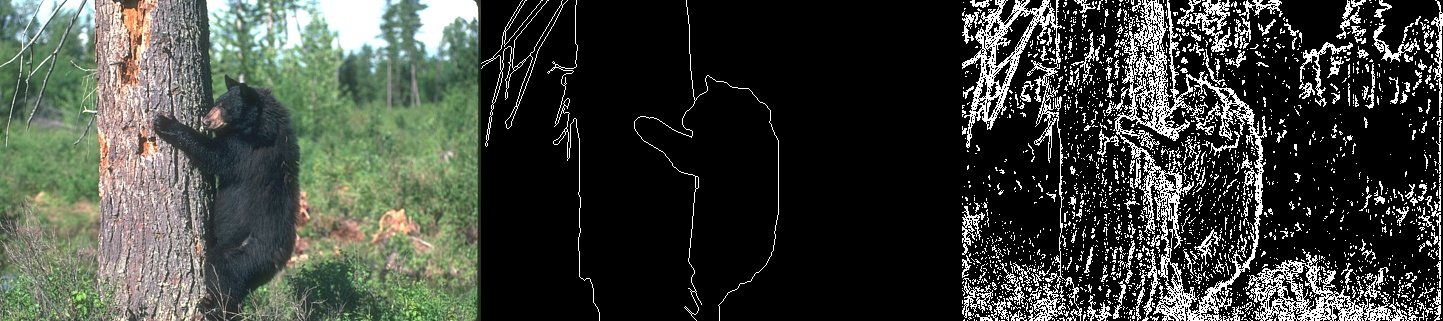
#> input picture src/exercise_2/edge_masks/comparison_100039.png, 1443 x 321 px
$ python -i solution.py   (imports and definitions only)
#> lines starting #> are read from the running program, lines starting #| are printed output that depends on the picture
#> further down, picture is the input picture: PIL image 1443x321 RGB; mean R, G, B 63.3, 67.3, 60.7
import os
import sys
import argparse
from scipy.io import loadmat
from torch.utils.data import Dataset, DataLoader
from PIL import Image
import torch
import torch.nn as nn
import numpy as np
from scipy.ndimage import convolve, uniform_filter
from tqdm import tqdm
import pandas as pd
import matplotlib.pyplot as plt

sys.path.append(os.path.join(os.path.dirname(__file__), ".."))

from exercise_1.solution import compute_metrics, image_from_array

# Constants
BASE_PATH = "../../BSDS500/BSDS500/data/"

# Kernels for edge detection
X_KERNEL = np.array([[-1, 0, 1], [-2, 0, 2], [-1, 0, 1]], dtype=np.float32)
Y_KERNEL = np.array([[-1, -2, -1], [0, 0, 0], [1, 2, 1]], dtype=np.float32)
LAPLACIAN_KERNEL = np.array([[0, 1, 0], [1, -4, 1], [0, 1, 0]], dtype=np.float32)

class MLP(nn.Module):
    # [12 lines left out: functions __init__, forward, not called in this run]

class ImageDataset(Dataset):
    def __init__(self, features, labels):
        self.features = features
        self.labels = labels

    def __len__(self):
        return len(self.features)

    # [29 lines left out: functions __getitem__, load_data, load_ground_truth, preprocess, not called in this run]

def extract_features(image):
    img = np.array(image)
    gray = np.array(image.convert('L'), dtype=np.float32)
    dx = convolve(gray, X_KERNEL, mode='reflect')
    dy = convolve(gray, Y_KERNEL, mode='reflect')
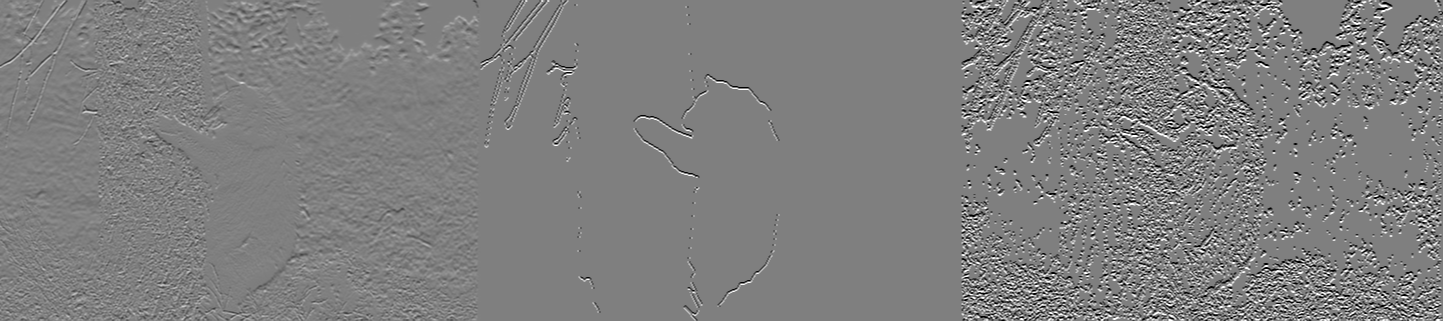
#> dy: shape (321, 1443) float32; min -1020, max 1020, mean 0.2; drawn with min black and max white
    magnitude = np.hypot(dx, dy)
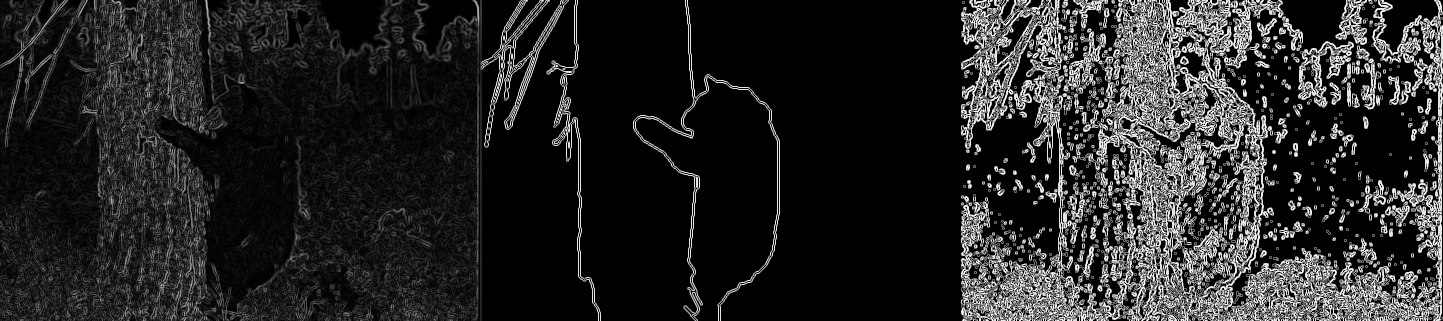
#> magnitude: shape (321, 1443) float32; min 0, max 1140.4, mean 169.7; drawn with min black and max white
    laplacian = convolve(gray, LAPLACIAN_KERNEL, mode='reflect')
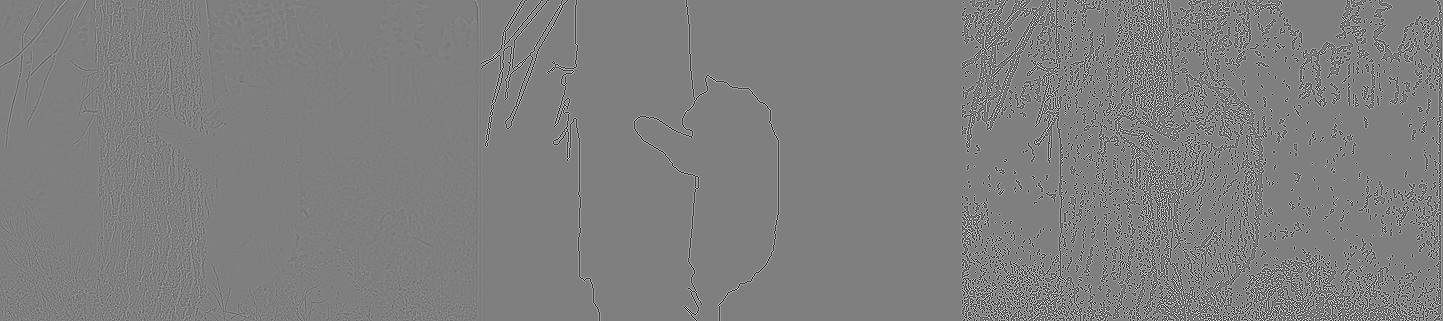
#> laplacian: shape (321, 1443) float32; min -1020, max 1020, mean 0; drawn with min black and max white
    mean_5x5 = uniform_filter(gray, size=5, mode='reflect')
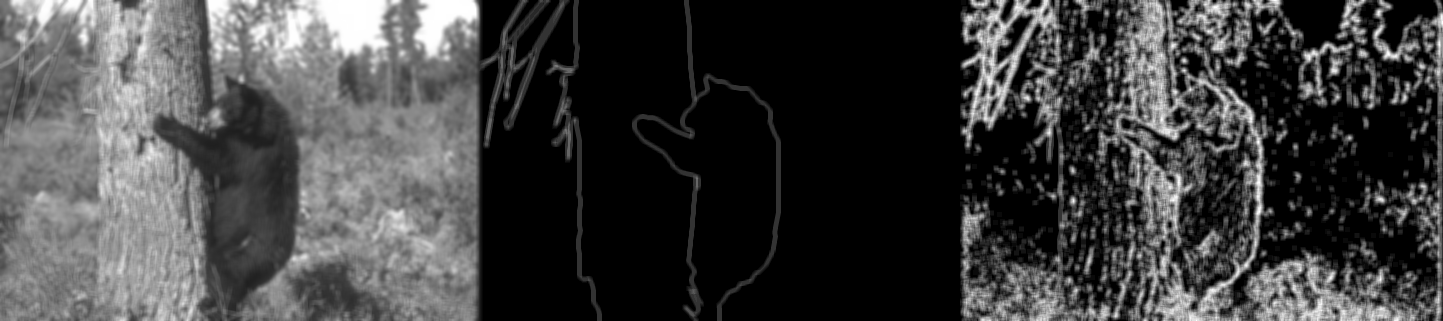
#> mean_5x5: shape (321, 1443) float32; min 0, max 255, mean 65.3
    mean_sq_5x5 = uniform_filter(gray**2, size=5, mode='reflect')
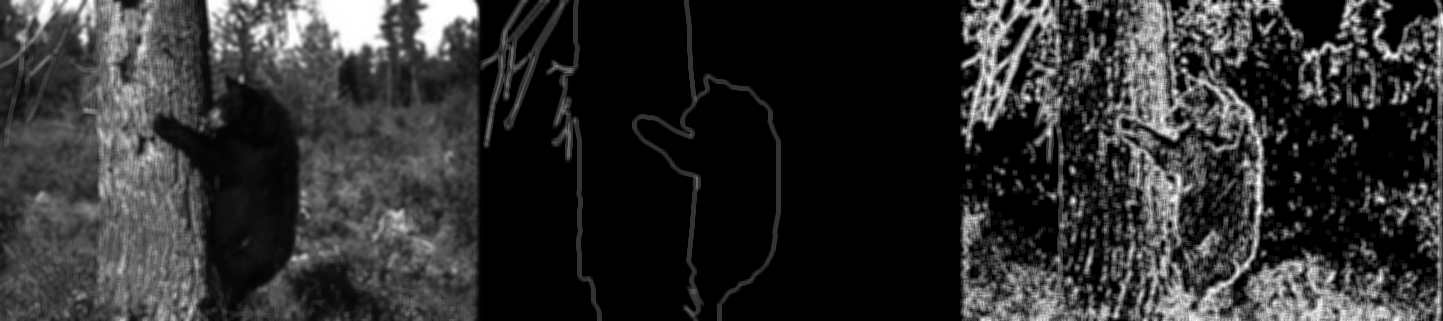
#> mean_sq_5x5: shape (321, 1443) float32; min 0, max 65025, mean 12159.5; drawn with min black and max white
    variance_5x5 = mean_sq_5x5 - mean_5x5**2
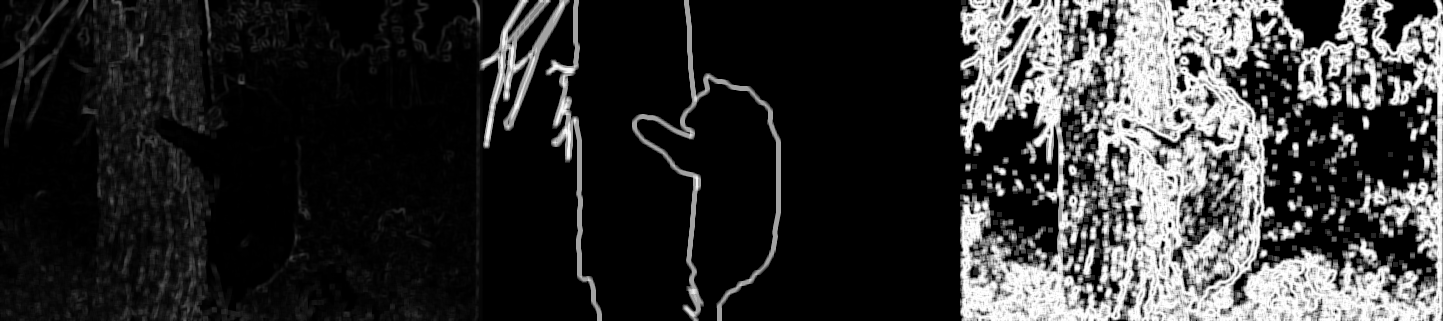
#> variance_5x5: shape (321, 1443) float32; min 0, max 16230.2, mean 3245.9; drawn with min black and max white
    r, g, b = img[:, :, 0], img[:, :, 1], img[:, :, 2]
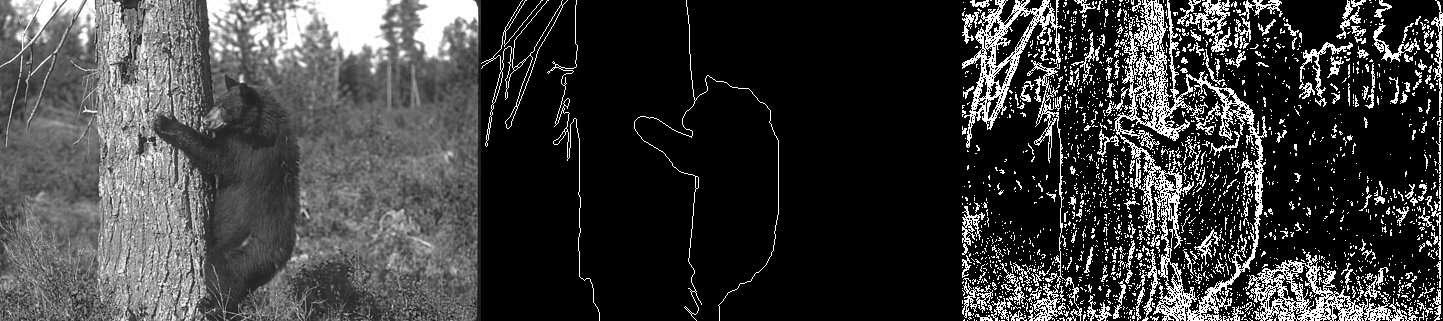
#> b: shape (321, 1443); min 0, max 255, mean 60.7
    features = np.stack([r, g, b, gray, dx, dy, magnitude, laplacian, variance_5x5], axis=-1)
    return features.reshape(-1, features.shape[-1])

# [73 lines left out: functions select_pixels, create_comparison_image, plot_loss_history, load_all_ground_truths, not called in this run]

# [130 lines not run here, left out]

>>> from PIL import Image
>>> picture = Image.open('edge_masks/comparison_100039.png')
>>> result = extract_features(picture)

$ run again, on src/exercise_2/edge_masks/comparison_103070.png
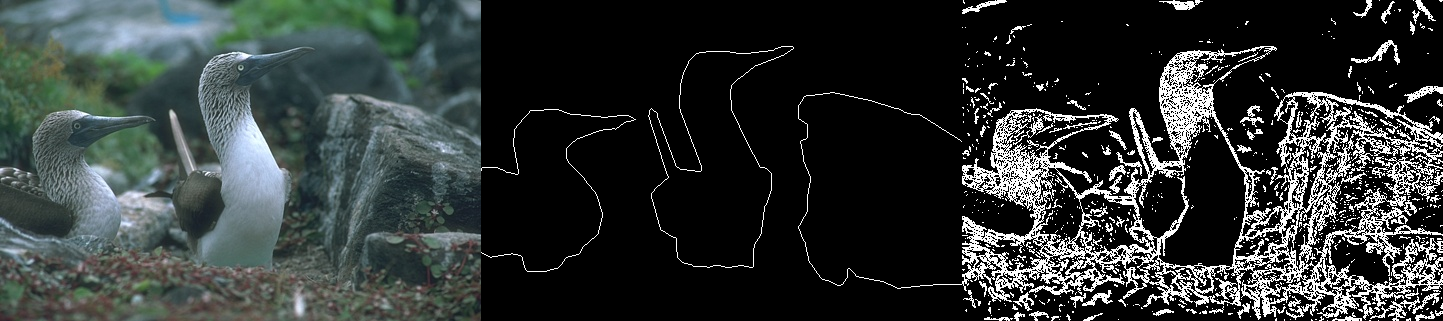
#> input picture src/exercise_2/edge_masks/comparison_103070.png, 1443 x 321 px
#> picture is the input picture: PIL image 1443x321 RGB; mean R, G, B 48.9, 54.5, 53.5
#> in extract_features, `variance_5x5 = mean_sq_5x5 - mean_5x5**2`:
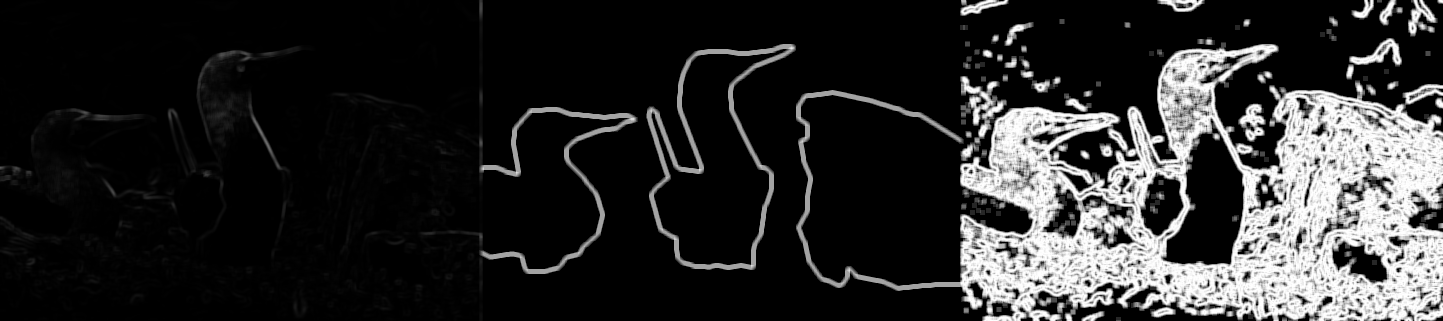
#> variance_5x5: shape (321, 1443) float32; min 0, max 16230.2, mean 2768.9; drawn with min black and max white
#> in extract_features, `r, g, b = img[:, :, 0], img[:, :, 1], img[:, :, 2]`:
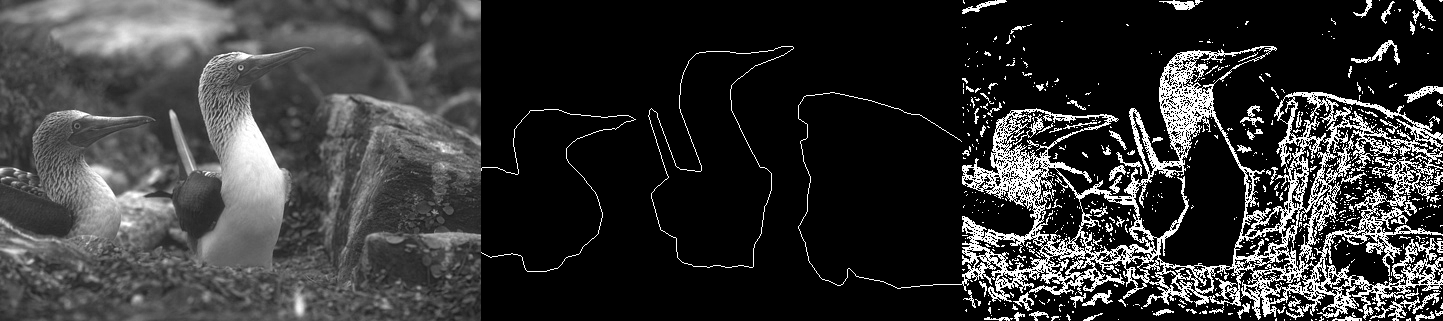
#> b: shape (321, 1443); min 0, max 255, mean 53.5

$ run again, on src/exercise_2/edge_masks/comparison_104022.png
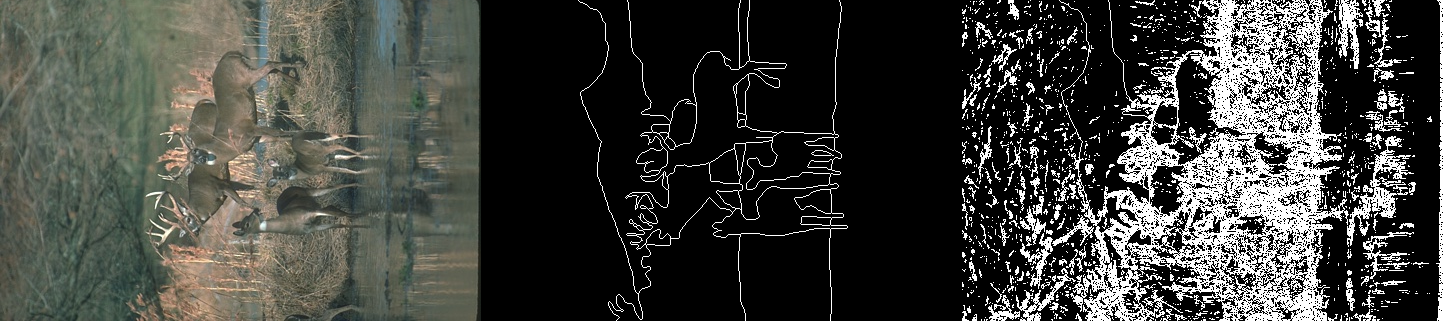
#> input picture src/exercise_2/edge_masks/comparison_104022.png, 1443 x 321 px
#> picture is the input picture: PIL image 1443x321 RGB; mean R, G, B 64.3, 65.5, 61.1
#> in extract_features, `variance_5x5 = mean_sq_5x5 - mean_5x5**2`:
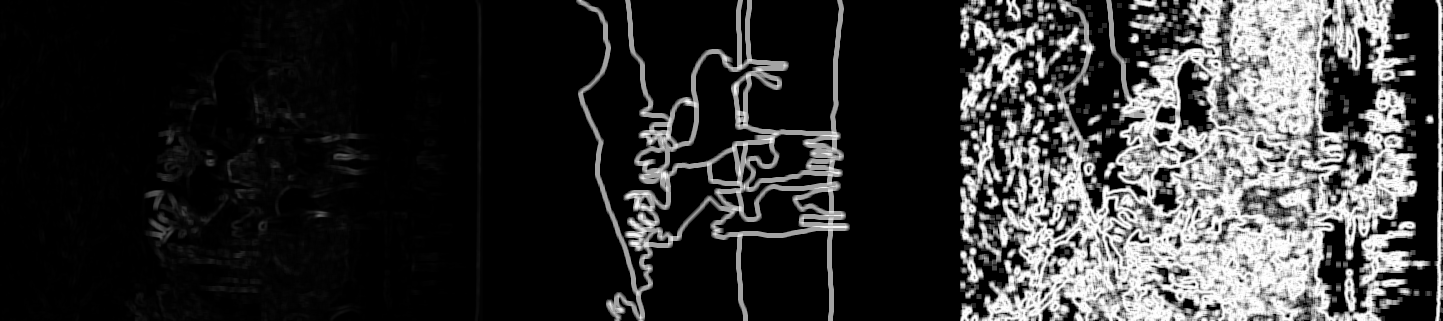
#> variance_5x5: shape (321, 1443) float32; min 0, max 16230.2, mean 3270.6; drawn with min black and max white
#> in extract_features, `r, g, b = img[:, :, 0], img[:, :, 1], img[:, :, 2]`:
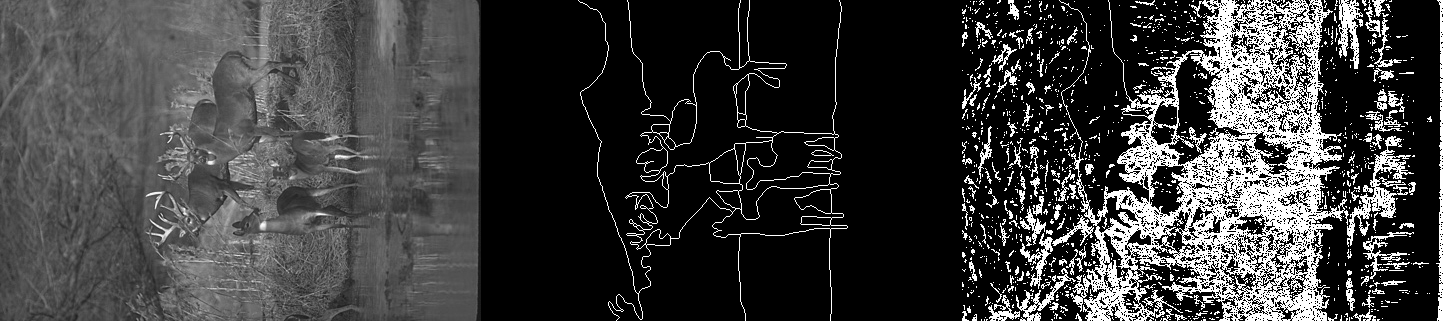
#> b: shape (321, 1443); min 0, max 255, mean 61.1

$ run again, on src/exercise_2/edge_masks/comparison_105053.png
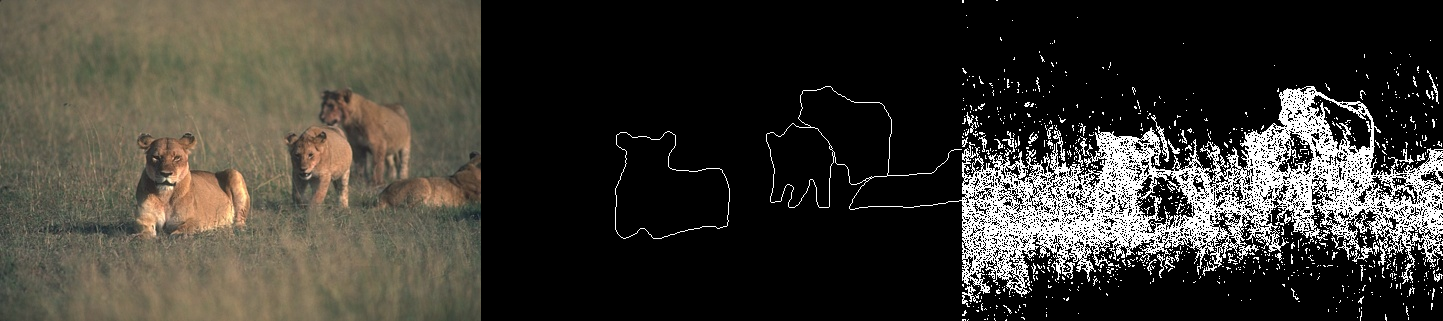
#> input picture src/exercise_2/edge_masks/comparison_105053.png, 1443 x 321 px
#> picture is the input picture: PIL image 1443x321 RGB; mean R, G, B 60.4, 57.4, 50.6
#> in extract_features, `r, g, b = img[:, :, 0], img[:, :, 1], img[:, :, 2]`:
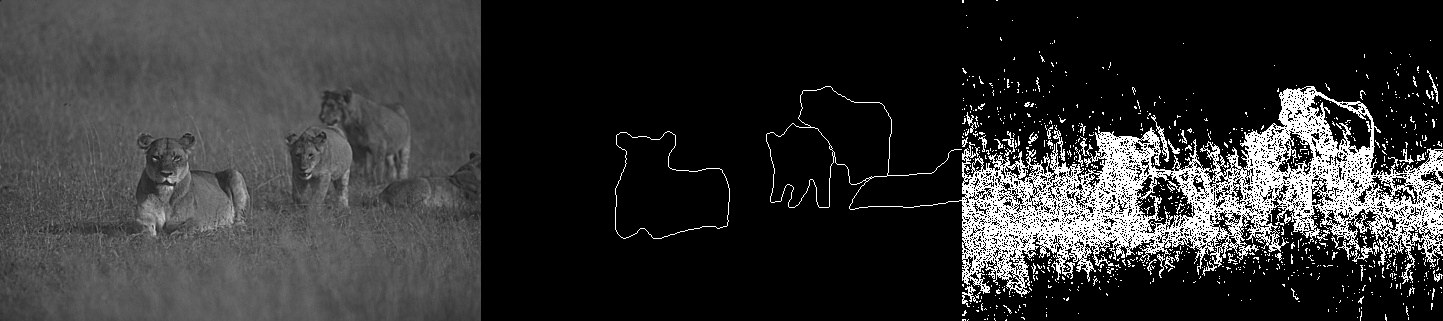
#> b: shape (321, 1443); min 0, max 255, mean 50.6
